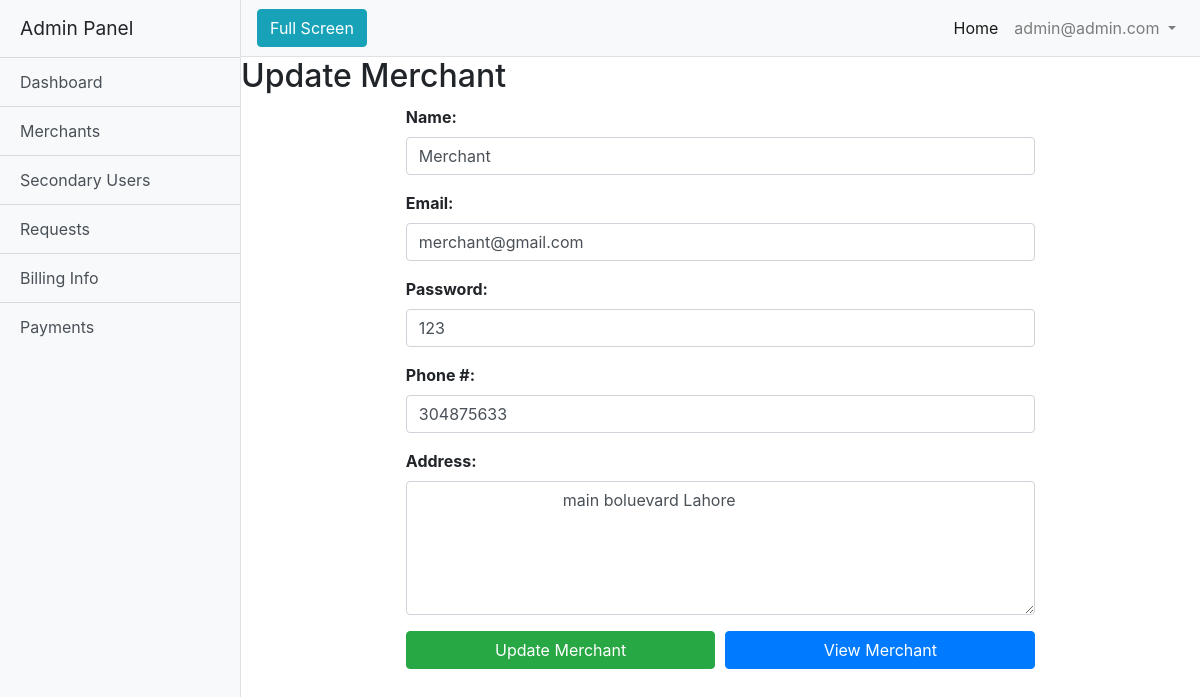
Page /admin/index.php?pid=8&uid=18 (signed in) on the committed database.
### tables this page shows
CREATE TABLE `tb_users` (
  `u_id` int(11) NOT NULL,
  `u_p` varchar(255) NOT NULL,
  `u_name` varchar(255) NOT NULL,
  `u_email` varchar(255) NOT NULL,
  `u_phone` bigint(255) NOT NULL,
  `u_add` text NOT NULL,
  `u_role` varchar(255) NOT NULL,
  `u_resp` varchar(255) NOT NULL,
  `u_pass` varchar(255) NOT NULL,
  `u_bal` float NOT NULL
);

### admin/index.php (called while the page is built)
<?php
include "include/nav.php";
include "include/controller.php";
include "include/footer.php";
?>

### admin/pages/umer.php (called while the page is built, shortened)
<?php
$uid=$_GET['uid'];
$sql="SELECT * from tb_users where u_id='$uid'";
$run=mysqli_query($conn,$sql);
while($row=mysqli_fetch_assoc($run))
{
	$namee  =$row['u_name'];
	$emaill =$row['u_email'];
	$passs  =$row['u_pass'];
	$phonee =$row['u_phone'];
	$addd   =$row['u_add'];
}
?>

### admin/pages/upd_merchants.php (the view)
<?php
include "umer.php";
?>
<div class="row">
		<div class="col-sm-12"><h2>Update Merchant</h2></div>
		<br><br>
	<div class="col-sm-2"></div>
	<div class="col-sm-8">
	                    <form method="post" action="">
                        <div class="form-row">
                        	<div class="form-group col-md-12">
							<label ><b>Name:</b></label>
                              <input type="text" class="form-control" id="name" placeholder="Name" name="name" value="<?php echo $namee; ?>" required>
                            </div>
                            <div class="form-group col-md-12">
                            	<label ><b>Email:</b></label>
                              <input id="email" name="email" placeholder="Email Address" class="form-control" type="text" value="<?php echo $emaill ?>" required>
                            </div>
                            <div class="form-group col-md-12">
                            	<label ><b>Password:</b></label>
                              <input type="text" class="form-control" id="password" name="pass" placeholder="Password" value="<?php echo $passs; ?>" required>
                            </div>
                            <div class="form-group col-md-12">
                            	<label ><b>Phone #:</b></label>
                              <input type="text" class="form-control" onkeypress="return event.charCode >= 48 && event.charCode <= 57" placeholder="Phone #" name="cntct" value="<?php echo $phonee;  ?>" required>
                            </div>
                            <div class="form-group col-md-12">
                            	<label ><b>Address:</b></label>
                             <textarea class="form-control" rows="5" placeholder="Address" name="add" required>
                             	<?php echo $addd; ?>
                             </textarea>
                            </div>
                          </div>
                        <div class="form-row">
                        	<div class="col-sm-6">
                            <button type="submit" class="btn btn-success btn-block" name="upd_mer">Update Merchant</button>
                        	</div>
                        	<div class="col-sm-6">
                        	 <a href="index.php?pid=2"><button type="button" class="btn btn-primary btn-block" name="view">View Merchant</button></a>
                        	</div>
                        </div>
                    </form>
     </div>
     <div class="col-sm-2"></div>
    </div>

### admin/assets/css/simple-sidebar.css (style rules this page uses)
body { overflow-x: hidden; }

### rows in the picture
tb_users: name "Merchant", email "merchant@gmail.com", pass "123", cntct "304875633", add "main boluevard Lahore"

### other values in the picture
$_SESSION["u_email"] "admin@admin.com"
